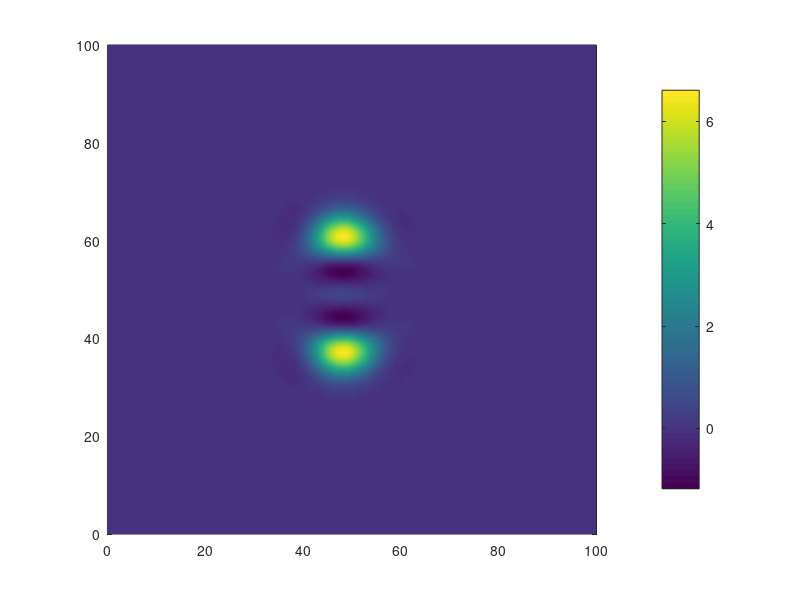
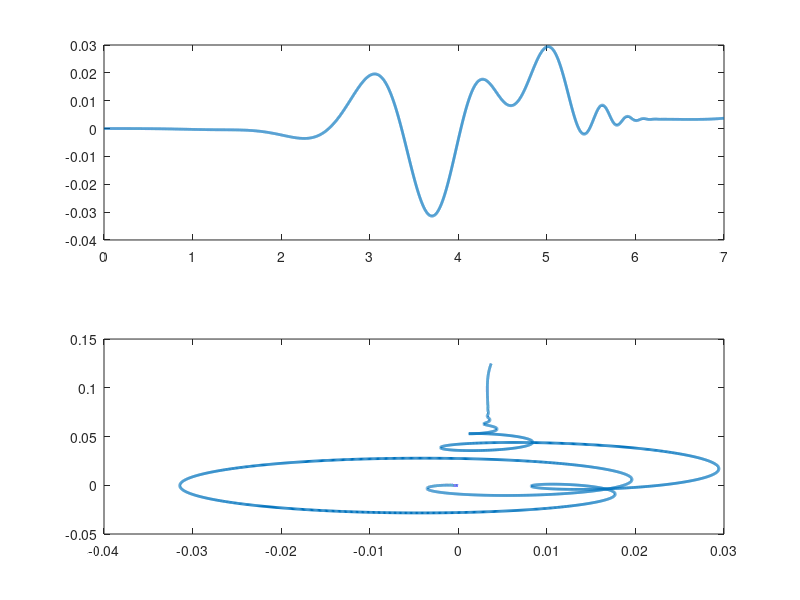

The MATLAB script that drew these images, in order:
% nsAC.m


% COMPLEX GINZBURG-LANDAU EQUATION  CGLE
clear
close all
clc


% INPUTS ==============================================================
 


  h = 1;
  dt = 1e-3;
  NX = 101;
  NT = 7000;
  D1 = 1.0; 
  D2 = 0.5;
  
  C2 = -3.5;
  C1 = 0.556;
 % C1 = (D1 - D2) /(7*(D1+D2));
  

  
% SETUP =============================================================== 
% Grid
  xG = 0:h:h*(NX-1);
  [xx, yy] = meshgrid(xG,xG);
  
% Time
  t = 0:dt:dt*(NT-1);
  
% Constants for 2nd derivates   constants < 1 for stability
  K2 = dt*(1+1i*C2);
  K1 = dt*(1+1i*C1)/h^2;
 
  
% Arrays
  W = zeros(NX,NX);
  WR = zeros(NX,NX); WI= WR;
%  W = 1e-4.*randn(NX,NX);
  
  W(50,45:55) = rand(1,11);
  u = zeros(NT,1);

% W = (1i.*xx+yy).*exp(-0.03.*(xx.^2+yy.^2));  
 
 
figure(1)
   pos = [0.5 0.1 0.30 0.35];
   set(gcf,'Units','normalized');
   set(gcf,'Position',pos);
   set(gcf,'color','w');
   box on
   
for k = 1:NT
    
    x = 2:NX-1;
    y = 2:NX-1;
    
    W(x,y) = W(x,y) + dt.*W(x,y) - K2*conj(W(x,y))*W(x,y)*W(x,y);
    W(x,y) = W(x,y) + K1*(W(x+1,y) - 2*W(x,y) + W(x-1,y));
    W(x,y) = W(x,y) + K1*(W(x,y+1) - 2*W(x,y) + W(x,y-1));
    
 %   WR(x,y) = real(W(x,y)); WI = imag(W(x,y));
 %   W(x,y) = WR(x,y) + 1i*WI(x,y);
    
    u(k) = W(50,40);
%   for c1 = 2:NX-1
%       W(1,c1) = W(2,c1);
%       W(c1,1) = W(c1,2);
%       W(NX,c1) = W(NX-1,c1);
%       W(c1,NX) = W(c1,NX-1);
%   end
 
  if rem(k,500) == 0
     pcolor(xG,xG,real(W))
     shading interp
     axis square
    Hcolorbar = colorbar;
  %  set(Hcolorbar,'ylim',[-2.5 2.5])
  %  zlim([-2.5 2.5])
  %  txt = sprintf('t = %2.0f   max %2.1f   min  %2.1f', k, max(max(W)), min(min(W)));
  %  title(txt)
  %  set(gca,'fontsize',12)
     pause(0.0001)
  end
end  


figure(2)
   pos = [0.4 0.1 0.25 0.25];
   set(gcf,'Units','normalized');
   set(gcf,'Position',pos);
   set(gcf,'color','w');
   box on
   
   subplot(2,1,1)
   plot(t, real(u),'linewidth',2)
   subplot(2,1,2)
   plot(u,'linewidth',2)
%    hold on
%    plot(t, UT(2,:),'r')
%    plot(t, UT(3,:),'m','linewidth',2)
%    grid on
%    xlabel('t');
%    ylabel('v_{membrane}');
%    set(gca,'fontsize',12)
% 
%   % FUNCTIONS  ========================================================
%   function u2 = U(N, u1, v1, dt, uF, Iext, e)
%    u2 = zeros(N,N);
%    x = 2:N-1;
%    y = 2:N-1;
%    u2(x,y) = u1(x,y) + dt.*( (u1(x,y) - u1(x,y).^3./3 - v1(x,y))./e + Iext(x,y) );
%    u2(x,y) = u2(x,y) + uF.*(u1(x+1,y) - 2*u1(x,y) + u1(x-1,y));
%    u2(x,y) = u2(x,y) + uF.*(u1(x,y+1) - 2*u1(x,y) + u1(x,y-1));
%   end
% 
% function v2 = V(N, u1, v1, dt, vF, g, d)
%   v2 = zeros(N,N);
%   x = 2:N-1;
%   y = 2:N-1;
%     
%   v2(x,y) = v1(x,y) + dt.*( u1(x,y) - g.*v1(x,y) + d);
%   v2(x,y) = v2(x,y) + vF.*(v1(x+1,y) - 2.*v1(x,y) + v1(x-1,y));
%   v2(x,y) = v2(x,y) + vF.*(v1(x,y+1) - 2*v1(x,y) + v1(x,y-1));
% end